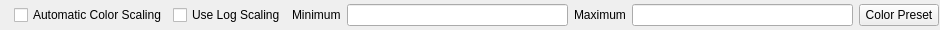
<?xml version="1.0" encoding="UTF-8"?>
<ui version="4.0">
 <class>ColorSelectionWidgetClass</class>
 <widget class="QWidget" name="ColorSelectionWidgetClass">
  <property name="geometry">
   <rect>
    <x>0</x>
    <y>0</y>
    <width>940</width>
    <height>30</height>
   </rect>
  </property>
  <property name="windowTitle">
   <string>Form</string>
  </property>
  <layout class="QHBoxLayout" name="horizontalLayout">
   <property name="spacing">
    <number>6</number>
   </property>
   <property name="margin">
    <number>1</number>
   </property>
   <item>
    <widget class="QLabel" name="colorSelectionLabel">
     <property name="toolTip">
      <string>Color selection controls are all to the right.</string>
     </property>
     <property name="text">
      <string/>
     </property>
     <property name="pixmap">
      <pixmap resource="../../icons/ViewWidgetsIcons.qrc">:/VatesSimpleGuiViewWidgets/icons/pqEditColor24.png</pixmap>
     </property>
    </widget>
   </item>
   <item>
    <widget class="QCheckBox" name="autoColorScaleCheckBox">
     <property name="text">
      <string>Automatic Color Scaling</string>
     </property>
    </widget>
   </item>
   <item>
    <widget class="QCheckBox" name="useLogScaleCheckBox">
     <property name="text">
      <string>Use Log Scaling</string>
     </property>
    </widget>
   </item>
   <item>
    <widget class="QLabel" name="minValLabel">
     <property name="text">
      <string>Minimum</string>
     </property>
     <property name="buddy">
      <cstring>minValLineEdit</cstring>
     </property>
    </widget>
   </item>
   <item>
    <widget class="QLineEdit" name="minValLineEdit">
     <property name="toolTip">
      <string>Set the minimum value for the color scale.</string>
     </property>
     <property name="maxLength">
      <number>10</number>
     </property>
    </widget>
   </item>
   <item>
    <widget class="QLabel" name="maxValLabel">
     <property name="text">
      <string>Maximum</string>
     </property>
     <property name="buddy">
      <cstring>maxValLineEdit</cstring>
     </property>
    </widget>
   </item>
   <item>
    <widget class="QLineEdit" name="maxValLineEdit">
     <property name="toolTip">
      <string>Set the maximum value for the color scale.</string>
     </property>
     <property name="maxLength">
      <number>10</number>
     </property>
    </widget>
   </item>
   <item>
    <widget class="QPushButton" name="presetButton">
     <property name="text">
      <string>Color Preset</string>
     </property>
    </widget>
   </item>
  </layout>
 </widget>
 <resources>
  <include location="../../icons/ViewWidgetsIcons.qrc"/>
 </resources>
 <connections/>
</ui>
